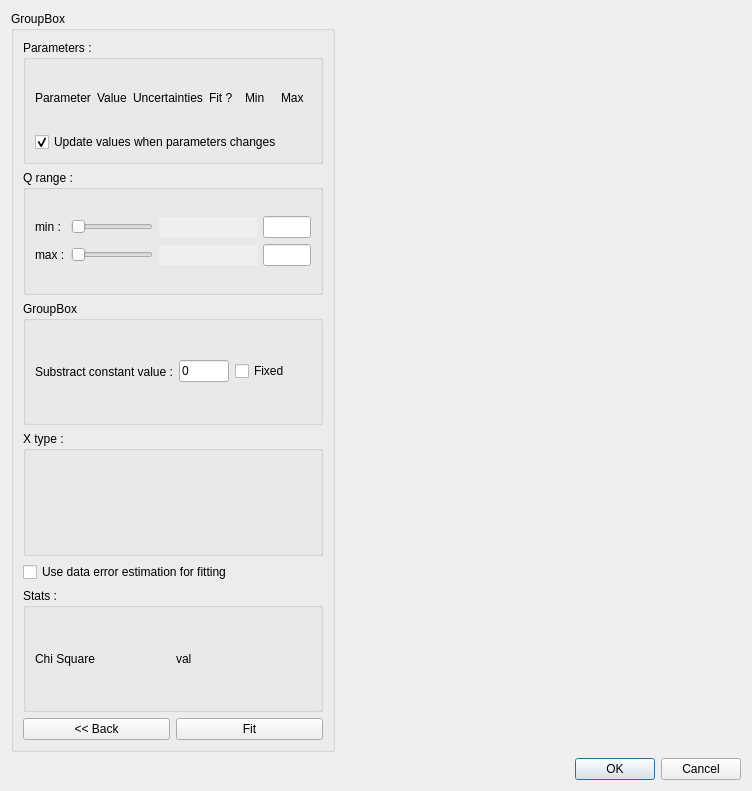
<?xml version="1.0" encoding="UTF-8"?>
<ui version="4.0">
 <class>Dialog</class>
 <widget class="QDialog" name="Dialog">
  <property name="geometry">
   <rect>
    <x>0</x>
    <y>0</y>
    <width>752</width>
    <height>791</height>
   </rect>
  </property>
  <property name="windowTitle">
   <string>Dialog</string>
  </property>
  <layout class="QVBoxLayout" name="verticalLayout">
   <item>
    <layout class="QHBoxLayout" name="horizontalLayout_2">
     <item>
      <widget class="QGroupBox" name="groupBox_3">
       <property name="title">
        <string>GroupBox</string>
       </property>
       <layout class="QVBoxLayout" name="verticalLayout_4">
        <item>
         <widget class="QGroupBox" name="gbParameters">
          <property name="title">
           <string>Parameters :</string>
          </property>
          <layout class="QVBoxLayout" name="verticalLayout_3">
           <item>
            <layout class="QGridLayout" name="gridParameters">
             <item row="0" column="1">
              <widget class="QLabel" name="label_6">
               <property name="text">
                <string>Value</string>
               </property>
              </widget>
             </item>
             <item row="0" column="4">
              <widget class="QLabel" name="label_8">
               <property name="text">
                <string>Min</string>
               </property>
              </widget>
             </item>
             <item row="0" column="5">
              <widget class="QLabel" name="label_9">
               <property name="text">
                <string>Max</string>
               </property>
              </widget>
             </item>
             <item row="0" column="0">
              <widget class="QLabel" name="label_4">
               <property name="text">
                <string>Parameter</string>
               </property>
              </widget>
             </item>
             <item row="0" column="3">
              <widget class="QLabel" name="label_7">
               <property name="text">
                <string>Fit ?</string>
               </property>
              </widget>
             </item>
             <item row="0" column="2">
              <widget class="QLabel" name="label_11">
               <property name="maximumSize">
                <size>
                 <width>70</width>
                 <height>16777215</height>
                </size>
               </property>
               <property name="text">
                <string>Uncertainties</string>
               </property>
              </widget>
             </item>
            </layout>
           </item>
           <item>
            <widget class="QCheckBox" name="updateFit">
             <property name="text">
              <string>Update values when parameters changes</string>
             </property>
             <property name="checked">
              <bool>true</bool>
             </property>
            </widget>
           </item>
          </layout>
         </widget>
        </item>
        <item>
         <widget class="QGroupBox" name="groupBox_5">
          <property name="title">
           <string>Q range :</string>
          </property>
          <layout class="QGridLayout" name="gridLayout">
           <item row="0" column="1">
            <layout class="QGridLayout" name="gridLayout_3">
             <item row="0" column="0">
              <widget class="QLabel" name="label">
               <property name="text">
                <string>min :</string>
               </property>
              </widget>
             </item>
             <item row="1" column="1">
              <widget class="QSlider" name="sliderQmax">
               <property name="orientation">
                <enum>Qt::Horizontal</enum>
               </property>
              </widget>
             </item>
             <item row="1" column="0">
              <widget class="QLabel" name="label_2">
               <property name="text">
                <string>max :</string>
               </property>
              </widget>
             </item>
             <item row="0" column="1">
              <widget class="QSlider" name="sliderQmin">
               <property name="orientation">
                <enum>Qt::Horizontal</enum>
               </property>
              </widget>
             </item>
             <item row="0" column="2">
              <widget class="QLineEdit" name="editQmin">
               <property name="enabled">
                <bool>false</bool>
               </property>
               <property name="sizePolicy">
                <sizepolicy hsizetype="Fixed" vsizetype="Fixed">
                 <horstretch>0</horstretch>
                 <verstretch>0</verstretch>
                </sizepolicy>
               </property>
               <property name="minimumSize">
                <size>
                 <width>50</width>
                 <height>0</height>
                </size>
               </property>
               <property name="maximumSize">
                <size>
                 <width>100</width>
                 <height>16777215</height>
                </size>
               </property>
               <property name="font">
                <font>
                 <kerning>true</kerning>
                </font>
               </property>
               <property name="frame">
                <bool>false</bool>
               </property>
              </widget>
             </item>
             <item row="1" column="2">
              <widget class="QLineEdit" name="editQmax">
               <property name="enabled">
                <bool>false</bool>
               </property>
               <property name="sizePolicy">
                <sizepolicy hsizetype="Fixed" vsizetype="Fixed">
                 <horstretch>0</horstretch>
                 <verstretch>0</verstretch>
                </sizepolicy>
               </property>
               <property name="minimumSize">
                <size>
                 <width>50</width>
                 <height>0</height>
                </size>
               </property>
               <property name="maximumSize">
                <size>
                 <width>100</width>
                 <height>16777215</height>
                </size>
               </property>
               <property name="frame">
                <bool>false</bool>
               </property>
              </widget>
             </item>
             <item row="0" column="3">
              <widget class="QLineEdit" name="editQminVal">
               <property name="minimumSize">
                <size>
                 <width>30</width>
                 <height>0</height>
                </size>
               </property>
               <property name="maximumSize">
                <size>
                 <width>50</width>
                 <height>16777215</height>
                </size>
               </property>
              </widget>
             </item>
             <item row="1" column="3">
              <widget class="QLineEdit" name="editQmaxVal">
               <property name="maximumSize">
                <size>
                 <width>50</width>
                 <height>16777215</height>
                </size>
               </property>
              </widget>
             </item>
            </layout>
           </item>
          </layout>
         </widget>
        </item>
        <item>
         <widget class="QGroupBox" name="groupBox">
          <property name="title">
           <string>GroupBox</string>
          </property>
          <layout class="QHBoxLayout" name="horizontalLayout_4">
           <item>
            <widget class="QLabel" name="label_3">
             <property name="text">
              <string>Substract constant value :</string>
             </property>
            </widget>
           </item>
           <item>
            <widget class="QLineEdit" name="edit_subConstant">
             <property name="maximumSize">
              <size>
               <width>50</width>
               <height>16777215</height>
              </size>
             </property>
             <property name="text">
              <string>0</string>
             </property>
            </widget>
           </item>
           <item>
            <widget class="QCheckBox" name="chkSubstractConstant">
             <property name="text">
              <string>Fixed</string>
             </property>
            </widget>
           </item>
          </layout>
         </widget>
        </item>
        <item>
         <widget class="QGroupBox" name="groupPlotExp">
          <property name="title">
           <string>X type :</string>
          </property>
          <layout class="QVBoxLayout" name="verticalLayout_2">
           <item>
            <layout class="QGridLayout" name="gridLayoutPlotExp"/>
           </item>
          </layout>
         </widget>
        </item>
        <item>
         <widget class="QCheckBox" name="chkUseError">
          <property name="text">
           <string>Use data error estimation for fitting</string>
          </property>
         </widget>
        </item>
        <item>
         <widget class="QGroupBox" name="groupBox_4">
          <property name="title">
           <string>Stats :</string>
          </property>
          <layout class="QHBoxLayout" name="horizontalLayout">
           <item>
            <widget class="QLabel" name="label_10">
             <property name="text">
              <string>Chi Square</string>
             </property>
            </widget>
           </item>
           <item>
            <widget class="QLabel" name="lblChi">
             <property name="text">
              <string>val</string>
             </property>
            </widget>
           </item>
          </layout>
         </widget>
        </item>
        <item>
         <layout class="QHBoxLayout" name="horizontalLayout_3">
          <item>
           <widget class="QPushButton" name="btnBack">
            <property name="text">
             <string>&lt;&lt; Back</string>
            </property>
           </widget>
          </item>
          <item>
           <widget class="QPushButton" name="btnFit">
            <property name="text">
             <string>Fit</string>
            </property>
           </widget>
          </item>
         </layout>
        </item>
       </layout>
      </widget>
     </item>
     <item>
      <layout class="QVBoxLayout" name="verticalLayout_6">
       <item>
        <widget class="MatplotlibWidget" name="matplotlibwidget" native="true">
         <property name="minimumSize">
          <size>
           <width>400</width>
           <height>0</height>
          </size>
         </property>
        </widget>
       </item>
       <item>
        <widget class="MatplotlibWidget" name="matplotlibwidget_2" native="true">
         <property name="minimumSize">
          <size>
           <width>400</width>
           <height>0</height>
          </size>
         </property>
        </widget>
       </item>
      </layout>
     </item>
    </layout>
   </item>
   <item>
    <widget class="QDialogButtonBox" name="buttonBox">
     <property name="orientation">
      <enum>Qt::Horizontal</enum>
     </property>
     <property name="standardButtons">
      <set>QDialogButtonBox::Cancel|QDialogButtonBox::Ok</set>
     </property>
    </widget>
   </item>
  </layout>
 </widget>
 <customwidgets>
  <customwidget>
   <class>MatplotlibWidget</class>
   <extends>QWidget</extends>
   <header>matplotlibwidget</header>
  </customwidget>
 </customwidgets>
 <resources/>
 <connections>
  <connection>
   <sender>buttonBox</sender>
   <signal>accepted()</signal>
   <receiver>Dialog</receiver>
   <slot>accept()</slot>
   <hints>
    <hint type="sourcelabel">
     <x>248</x>
     <y>254</y>
    </hint>
    <hint type="destinationlabel">
     <x>157</x>
     <y>274</y>
    </hint>
   </hints>
  </connection>
  <connection>
   <sender>buttonBox</sender>
   <signal>rejected()</signal>
   <receiver>Dialog</receiver>
   <slot>reject()</slot>
   <hints>
    <hint type="sourcelabel">
     <x>316</x>
     <y>260</y>
    </hint>
    <hint type="destinationlabel">
     <x>286</x>
     <y>274</y>
    </hint>
   </hints>
  </connection>
 </connections>
</ui>
